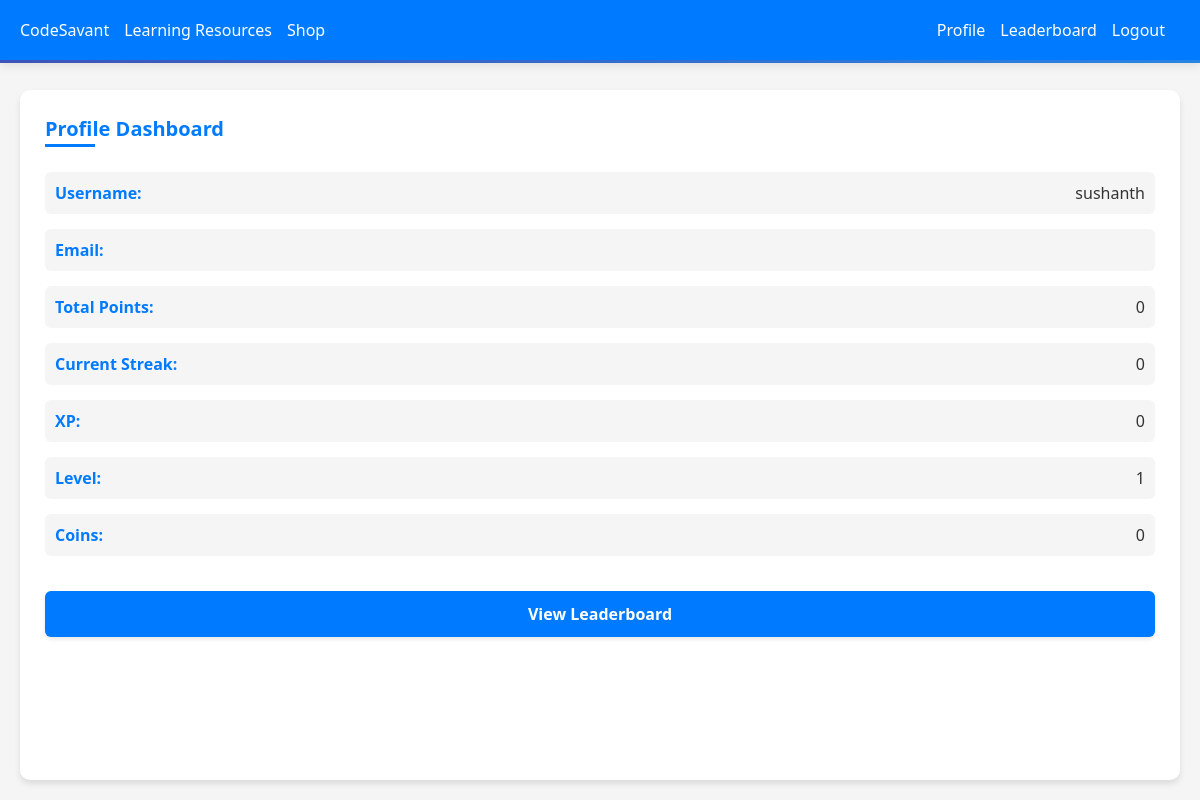
/accounts/profile/ (signed in), run on the app's committed database.
### accounts/models.py (models this page shows, shortened)
class Profile(models.Model):
    user = models.OneToOneField(User, on_delete=models.CASCADE)
    points = models.IntegerField(default=0)
    streak = models.IntegerField(default=0)
    xp = models.IntegerField(default=0)       # Experience points
    level = models.IntegerField(default=1)      # Starting at level 1
    coins = models.IntegerField(default=0)

### accounts/views.py (the view)
# urls.py: path('profile/', profile_dashboard, name='profile_dashboard'),
@login_required
def profile_dashboard(request):
    profile, created = Profile.objects.get_or_create(user=request.user)
    return render(request, 'accounts/profile.html', {'profile': profile})

### accounts/templates/accounts/profile.html (shortened to what this page needs)
{% extends 'code_assistant/base.html' %}
{% block content %}
<div class="right-panel profile-dashboard">
    <div class="panel-header">Profile Dashboard</div>
    <div class="profile-info">
        <div class="info-item">
            <span class="info-label">Username:</span>
            <span class="info-value">{{ request.user.username }}</span>
        </div>
        <div class="info-item">
            <span class="info-label">Email:</span>
        </div>
        <div class="info-item">
            <span class="info-label">Total Points:</span>
            <span class="info-value">{{ profile.points }}</span>
        </div>
        <div class="info-item">
            <span class="info-label">Current Streak:</span>
            <span class="info-value">{{ profile.streak }}</span>
        </div>
        <div class="info-item">
            <span class="info-label">XP:</span>
            <span class="info-value">{{ profile.xp }}</span>
        </div>
        <div class="info-item">
            <span class="info-label">Level:</span>
            <span class="info-value">{{ profile.level }}</span>
        </div>
        <div class="info-item">
            <span class="info-label">Coins:</span>
            <span class="info-value">{{ profile.coins}}</span>
        </div>
    </div>
    <a href="{% url 'leaderboard' %}" class="leaderboard-link">View Leaderboard</a>
</div>
{% endblock %}

### accounts/templates/accounts/profile.html (style rules this page uses)
.profile-dashboard { animation: fadeIn 0.8s ease-out; }
.profile-info { display: flex; flex-direction: column; gap: 15px; margin-bottom: 20px; }
.info-item { display: flex; justify-content: space-between; align-items: center; padding: 10px; background-color: var(--bg-color); border-radius: 6px; transition: transform 0.2s ease; }
.info-label { font-weight: 600; color: var(--primary-color); }
.info-value { color: var(--text-color); }
.leaderboard-link { display: inline-block; background: var(--primary-color); color: white; padding: 12px 24px; border-radius: 6px; text-decoration: none; font-weight: 600; text-align: center; transition: transform 0.2s ease, background-color 0.3s ease; box-shadow: 0 2px 4px rgba(0,0,0,0.1); }

### data on the page
Profile: points "0", streak "0", xp "0", level "1", coins "0"

### other printed values
{{ request.user.username }} "sushanth"
